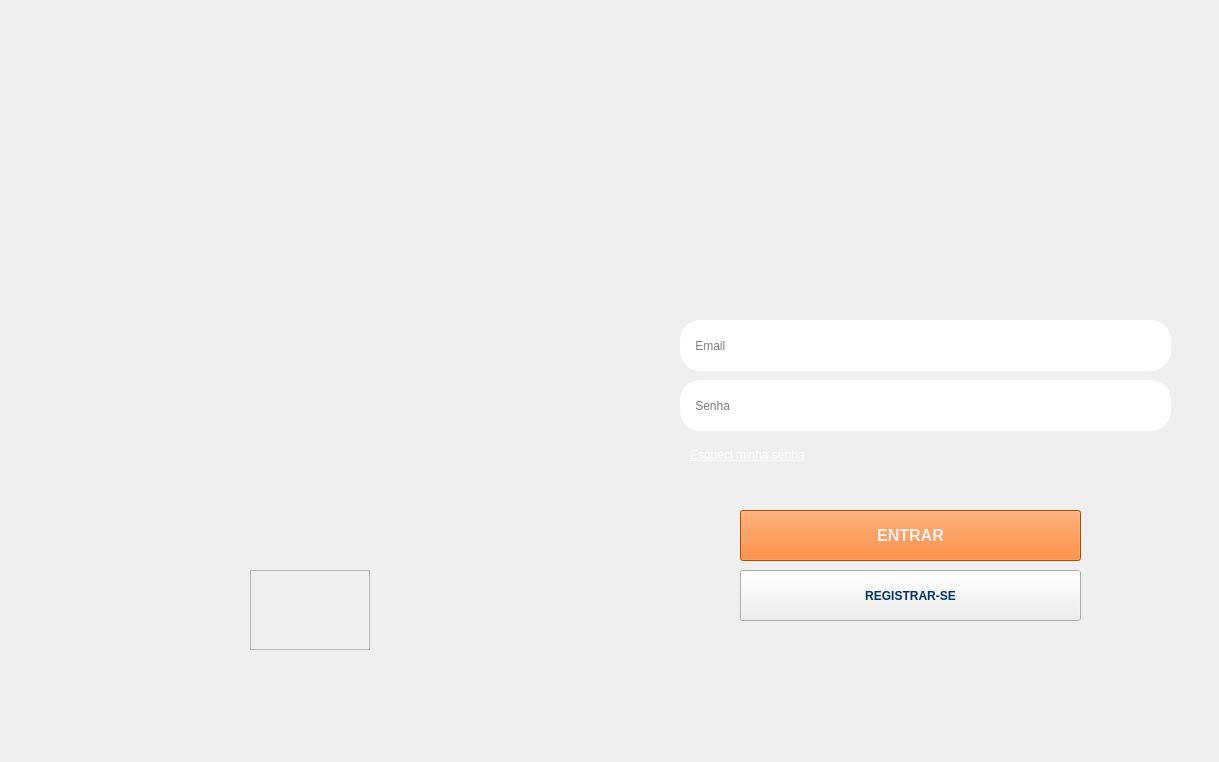
<?xml version="1.0" encoding="UTF-8"?>
<ui version="4.0">
 <class>MainWindow</class>
 <widget class="QMainWindow" name="MainWindow">
  <property name="geometry">
   <rect>
    <x>0</x>
    <y>0</y>
    <width>1219</width>
    <height>762</height>
   </rect>
  </property>
  <property name="windowTitle">
   <string>MainWindow</string>
  </property>
  <widget class="QWidget" name="centralwidget">
   <widget class="QPushButton" name="pushButton">
    <property name="geometry">
     <rect>
      <x>740</x>
      <y>510</y>
      <width>341</width>
      <height>51</height>
     </rect>
    </property>
    <property name="minimumSize">
     <size>
      <width>341</width>
      <height>51</height>
     </size>
    </property>
    <property name="font">
     <font>
      <pointsize>12</pointsize>
      <weight>75</weight>
      <bold>true</bold>
     </font>
    </property>
    <property name="cursor">
     <cursorShape>PointingHandCursor</cursorShape>
    </property>
    <property name="styleSheet">
     <string notr="true">color: rgb(240, 240, 240);
background-color: rgb(255, 102, 0);</string>
    </property>
    <property name="text">
     <string>ENTRAR</string>
    </property>
   </widget>
   <widget class="QPushButton" name="pushButton_2">
    <property name="geometry">
     <rect>
      <x>740</x>
      <y>570</y>
      <width>341</width>
      <height>51</height>
     </rect>
    </property>
    <property name="font">
     <font>
      <weight>75</weight>
      <bold>true</bold>
     </font>
    </property>
    <property name="cursor">
     <cursorShape>PointingHandCursor</cursorShape>
    </property>
    <property name="styleSheet">
     <string notr="true">color: rgb(0, 51, 102);
background-color: rgb(240, 240, 240);
</string>
    </property>
    <property name="text">
     <string>REGISTRAR-SE</string>
    </property>
   </widget>
   <widget class="QLineEdit" name="lineEdit">
    <property name="geometry">
     <rect>
      <x>680</x>
      <y>320</y>
      <width>491</width>
      <height>51</height>
     </rect>
    </property>
    <property name="styleSheet">
     <string notr="true">border-radius: 20px;</string>
    </property>
    <property name="placeholderText">
     <string>    Email</string>
    </property>
   </widget>
   <widget class="QLineEdit" name="lineEdit_2">
    <property name="geometry">
     <rect>
      <x>680</x>
      <y>380</y>
      <width>491</width>
      <height>51</height>
     </rect>
    </property>
    <property name="styleSheet">
     <string notr="true">border-radius: 20px;</string>
    </property>
    <property name="echoMode">
     <enum>QLineEdit::Password</enum>
    </property>
    <property name="placeholderText">
     <string>    Senha</string>
    </property>
   </widget>
   <widget class="QFrame" name="frame">
    <property name="geometry">
     <rect>
      <x>250</x>
      <y>570</y>
      <width>120</width>
      <height>80</height>
     </rect>
    </property>
    <property name="frameShape">
     <enum>QFrame::StyledPanel</enum>
    </property>
    <property name="frameShadow">
     <enum>QFrame::Raised</enum>
    </property>
   </widget>
   <widget class="QLabel" name="label">
    <property name="geometry">
     <rect>
      <x>0</x>
      <y>0</y>
      <width>1221</width>
      <height>761</height>
     </rect>
    </property>
    <property name="text">
     <string/>
    </property>
    <property name="pixmap">
     <pixmap>1.png</pixmap>
    </property>
   </widget>
   <widget class="QLabel" name="label_2">
    <property name="geometry">
     <rect>
      <x>620</x>
      <y>320</y>
      <width>51</width>
      <height>51</height>
     </rect>
    </property>
    <property name="text">
     <string/>
    </property>
    <property name="pixmap">
     <pixmap>icons8-user-50.png</pixmap>
    </property>
   </widget>
   <widget class="QLabel" name="label_3">
    <property name="geometry">
     <rect>
      <x>620</x>
      <y>380</y>
      <width>51</width>
      <height>51</height>
     </rect>
    </property>
    <property name="text">
     <string/>
    </property>
    <property name="pixmap">
     <pixmap>icons8-lock-50.png</pixmap>
    </property>
   </widget>
   <widget class="QLabel" name="label_4">
    <property name="geometry">
     <rect>
      <x>690</x>
      <y>440</y>
      <width>141</width>
      <height>31</height>
     </rect>
    </property>
    <property name="font">
     <font>
      <pointsize>9</pointsize>
     </font>
    </property>
    <property name="cursor">
     <cursorShape>PointingHandCursor</cursorShape>
    </property>
    <property name="autoFillBackground">
     <bool>false</bool>
    </property>
    <property name="styleSheet">
     <string notr="true">color: rgb(255, 255, 255);</string>
    </property>
    <property name="frameShape">
     <enum>QFrame::NoFrame</enum>
    </property>
    <property name="frameShadow">
     <enum>QFrame::Plain</enum>
    </property>
    <property name="text">
     <string>&lt;html&gt;&lt;head/&gt;&lt;body&gt;&lt;p&gt;&lt;span style=&quot; text-decoration: underline;&quot;&gt;Esqueci minha senha&lt;/span&gt;&lt;/p&gt;&lt;/body&gt;&lt;/html&gt;</string>
    </property>
    <property name="textFormat">
     <enum>Qt::AutoText</enum>
    </property>
   </widget>
   <zorder>label</zorder>
   <zorder>pushButton</zorder>
   <zorder>pushButton_2</zorder>
   <zorder>lineEdit</zorder>
   <zorder>lineEdit_2</zorder>
   <zorder>frame</zorder>
   <zorder>label_2</zorder>
   <zorder>label_3</zorder>
   <zorder>label_4</zorder>
  </widget>
 </widget>
 <resources>
  <include location="../../../Downloads/Nova pasta/as.qrc"/>
 </resources>
 <connections/>
</ui>
